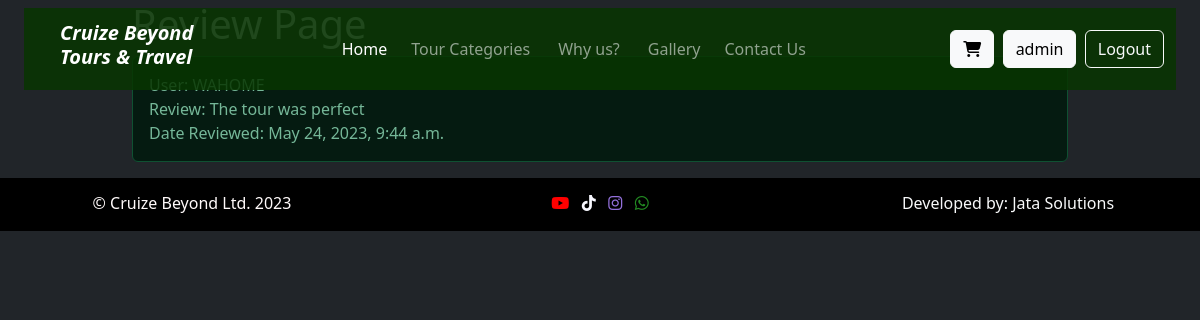
Screenshot of /review/2/ (signed in) with the database file from the repository.
### base/models.py (models this page shows, shortened)
class User(AbstractUser):
    email = models.EmailField(unique=True)
    USERNAME_FIELD = 'email'
    REQUIRED_FIELDS = ['username']
    def __str__(self):
        return self.username

class Review(models.Model):
    user = models.ForeignKey(User, on_delete=models.CASCADE, related_name="review")
    tour = models.ForeignKey(Destination, null=True, on_delete=models.SET_NULL, related_name="tour_review")
    comment = models.TextField()
    uploaded_date = models.DateTimeField(auto_now=True)

### base/views.py (the view)
# urls.py: path("review/<str:pk>/", views.Review_tour, name="review"),
@login_required(login_url="signin")
def Review_tour(request, pk):
    tour = Destination.objects.get(id=pk)
    print("Toour: ", tour)
    tour_review = Review.objects.all
    if request.method == 'POST':
        user = request.user
        tour = tour
        comment = request.POST['comment']
        tour_review = Review.objects.create(user=user,tour=tour, comment=comment)
        tour_review.save()
        messages.success(request, ("Review sent successfully"))
        return redirect(request.META.get('HTTP_REFERER', '/'))
    else:
        context = {
            "review" : tour_review
        }
        return render(request, "review.html", context)

### base/models.py (called while the page is built)
    def __str__(self):
        return self.name

### templates/review.html
{% extends 'header.html' %}
{% block content %}
<div class="container">
    <h1>Review Page</h1>
    {% for review in review%}
    <div class="alert alert-success" role="alert">
        User: {{review.user|upper}}<br>
        Review: {{review.comment}}<br>
        Date Reviewed: {{review.uploaded_date}}<br>
    </div>
    {% endfor %}
</div>
{% endblock content %}

### templates/includes/navigation.html (shortened to what this page needs)
<nav class="navbar navbar-expand-sm navbar-dark fixed-top mt-2 mx-4" id="indexNavbar">
    <div class="container-fluid">
        <a class="navbar-brand me-1 ms-4" href= {% url 'home' %}>
            <h5><i><strong>Cruize Beyond <br> Tours & Travel</strong></i></h5>
        <div class="collapse navbar-collapse justify-content-center" id="navbarContent">
            <ul class="navbar-nav mb-2 mb-lg-0">
                <li class="nav-item mx-md-1">
                    <a class="nav-link active" aria-current="page" href= '/#homeContainer'>Home</a>
                </li>
                <li class="nav-item mx-md-1">
                    <a class="nav-link" href="/#toursContainer">Tour Categories</a>
                </li>
                <li class="nav-item mx-md-2">
                    <a class="nav-link" href="/#aboutContainer">Why us?</a>
                </li>
                <li class="nav-item mx-md-1">
                    <a class="nav-link" href={% url 'gallery'%}>Gallery</a>
                </li>
                <li class="nav-item mx-md-1">
                    <a class="nav-link" href={% url 'contact'%}>Contact Us</a>
                </li>
            </ul>
        </div>
        <a class="btn btn-light position-relative" role="button" href={% url "cart"%}>
            <i class="fa-solid fa-cart-shopping">
            </i>
        {% if user.is_authenticated %}
        <button type="button" class="btn btn-light">{{user}}</button>
        <a role="button" class="btn btn-outline-light" href={% url "logout"%}>Logout</a>
        {% endif %}
    </div>
</nav>

### static/css/style.css (style rules this page uses)
.navbar { position: fixed; margin: 20px 20px; background-color: rgba(8, 54, 0, 0.85); }
#tourDetailsHeader a, a { text-decoration: none !important; color: #fff; }

### static/css/checkout.css (style rules this page uses)
.container { max-width: 960px; }

### rows the page displays
User: username "admin"
Review: user "WAHOME", comment "The tour was perfect", uploaded_date "May 24, 2023, 9:44 a.m."
